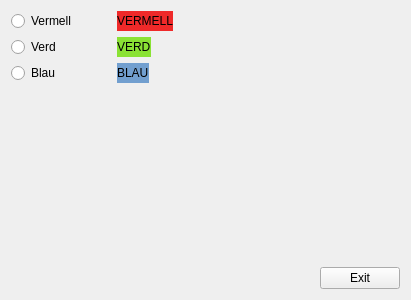
<?xml version="1.0" encoding="UTF-8"?>
<ui version="4.0">
 <class>Form</class>
 <widget class="QWidget" name="Form">
  <property name="geometry">
   <rect>
    <x>0</x>
    <y>0</y>
    <width>411</width>
    <height>300</height>
   </rect>
  </property>
  <property name="windowTitle">
   <string>Form</string>
  </property>
  <layout class="QVBoxLayout" name="verticalLayout">
   <item>
    <layout class="QHBoxLayout" name="horizontalLayout_4">
     <item>
      <layout class="QHBoxLayout" name="horizontalLayout">
       <item>
        <widget class="QRadioButton" name="radioButton">
         <property name="minimumSize">
          <size>
           <width>100</width>
           <height>0</height>
          </size>
         </property>
         <property name="text">
          <string>Vermell</string>
         </property>
        </widget>
       </item>
       <item>
        <widget class="QLabel" name="label">
         <property name="styleSheet">
          <string notr="true">background-color: rgb(239, 41, 41);</string>
         </property>
         <property name="text">
          <string>VERMELL</string>
         </property>
        </widget>
       </item>
       <item>
        <spacer name="horizontalSpacer">
         <property name="orientation">
          <enum>Qt::Horizontal</enum>
         </property>
         <property name="sizeHint" stdset="0">
          <size>
           <width>390</width>
           <height>20</height>
          </size>
         </property>
        </spacer>
       </item>
      </layout>
     </item>
    </layout>
   </item>
   <item>
    <layout class="QHBoxLayout" name="horizontalLayout_5">
     <item>
      <layout class="QHBoxLayout" name="horizontalLayout_2">
       <item>
        <widget class="QRadioButton" name="radioButton_2">
         <property name="minimumSize">
          <size>
           <width>100</width>
           <height>0</height>
          </size>
         </property>
         <property name="text">
          <string>Verd</string>
         </property>
        </widget>
       </item>
       <item>
        <widget class="QLabel" name="label_2">
         <property name="minimumSize">
          <size>
           <width>0</width>
           <height>0</height>
          </size>
         </property>
         <property name="styleSheet">
          <string notr="true">background-color: rgb(138, 226, 52);</string>
         </property>
         <property name="text">
          <string>VERD</string>
         </property>
        </widget>
       </item>
       <item>
        <spacer name="horizontalSpacer_2">
         <property name="orientation">
          <enum>Qt::Horizontal</enum>
         </property>
         <property name="sizeHint" stdset="0">
          <size>
           <width>390</width>
           <height>20</height>
          </size>
         </property>
        </spacer>
       </item>
      </layout>
     </item>
    </layout>
   </item>
   <item>
    <layout class="QHBoxLayout" name="horizontalLayout_6">
     <item>
      <layout class="QHBoxLayout" name="horizontalLayout_3">
       <item>
        <widget class="QRadioButton" name="radioButton_3">
         <property name="minimumSize">
          <size>
           <width>100</width>
           <height>0</height>
          </size>
         </property>
         <property name="text">
          <string>Blau</string>
         </property>
        </widget>
       </item>
       <item>
        <widget class="QLabel" name="label_3">
         <property name="autoFillBackground">
          <bool>false</bool>
         </property>
         <property name="styleSheet">
          <string notr="true">background-color: rgb(114, 159, 207);</string>
         </property>
         <property name="text">
          <string>BLAU</string>
         </property>
        </widget>
       </item>
      </layout>
     </item>
     <item>
      <spacer name="horizontalSpacer_3">
       <property name="orientation">
        <enum>Qt::Horizontal</enum>
       </property>
       <property name="sizeHint" stdset="0">
        <size>
         <width>390</width>
         <height>20</height>
        </size>
       </property>
      </spacer>
     </item>
    </layout>
   </item>
   <item>
    <spacer name="verticalSpacer">
     <property name="orientation">
      <enum>Qt::Vertical</enum>
     </property>
     <property name="sizeHint" stdset="0">
      <size>
       <width>20</width>
       <height>147</height>
      </size>
     </property>
    </spacer>
   </item>
   <item>
    <layout class="QHBoxLayout" name="horizontalLayout_7">
     <item>
      <spacer name="horizontalSpacer_4">
       <property name="orientation">
        <enum>Qt::Horizontal</enum>
       </property>
       <property name="sizeHint" stdset="0">
        <size>
         <width>40</width>
         <height>20</height>
        </size>
       </property>
      </spacer>
     </item>
     <item>
      <widget class="QPushButton" name="pushButton">
       <property name="text">
        <string>Exit</string>
       </property>
      </widget>
     </item>
    </layout>
   </item>
  </layout>
 </widget>
 <resources/>
 <connections>
  <connection>
   <sender>pushButton</sender>
   <signal>clicked()</signal>
   <receiver>Form</receiver>
   <slot>close()</slot>
   <hints>
    <hint type="sourcelabel">
     <x>344</x>
     <y>270</y>
    </hint>
    <hint type="destinationlabel">
     <x>336</x>
     <y>213</y>
    </hint>
   </hints>
  </connection>
  <connection>
   <sender>radioButton_3</sender>
   <signal>clicked(bool)</signal>
   <receiver>label_3</receiver>
   <slot>setEnabled(bool)</slot>
   <hints>
    <hint type="sourcelabel">
     <x>58</x>
     <y>87</y>
    </hint>
    <hint type="destinationlabel">
     <x>141</x>
     <y>88</y>
    </hint>
   </hints>
  </connection>
  <connection>
   <sender>radioButton_3</sender>
   <signal>clicked(bool)</signal>
   <receiver>label_2</receiver>
   <slot>setDisabled(bool)</slot>
   <hints>
    <hint type="sourcelabel">
     <x>68</x>
     <y>81</y>
    </hint>
    <hint type="destinationlabel">
     <x>123</x>
     <y>60</y>
    </hint>
   </hints>
  </connection>
  <connection>
   <sender>radioButton_3</sender>
   <signal>clicked(bool)</signal>
   <receiver>label</receiver>
   <slot>setDisabled(bool)</slot>
   <hints>
    <hint type="sourcelabel">
     <x>47</x>
     <y>84</y>
    </hint>
    <hint type="destinationlabel">
     <x>165</x>
     <y>21</y>
    </hint>
   </hints>
  </connection>
  <connection>
   <sender>radioButton_2</sender>
   <signal>clicked(bool)</signal>
   <receiver>label_2</receiver>
   <slot>setEnabled(bool)</slot>
   <hints>
    <hint type="sourcelabel">
     <x>49</x>
     <y>51</y>
    </hint>
    <hint type="destinationlabel">
     <x>125</x>
     <y>65</y>
    </hint>
   </hints>
  </connection>
  <connection>
   <sender>radioButton_2</sender>
   <signal>clicked(bool)</signal>
   <receiver>label_3</receiver>
   <slot>setDisabled(bool)</slot>
   <hints>
    <hint type="sourcelabel">
     <x>64</x>
     <y>52</y>
    </hint>
    <hint type="destinationlabel">
     <x>143</x>
     <y>99</y>
    </hint>
   </hints>
  </connection>
  <connection>
   <sender>radioButton_2</sender>
   <signal>clicked(bool)</signal>
   <receiver>label</receiver>
   <slot>setDisabled(bool)</slot>
   <hints>
    <hint type="sourcelabel">
     <x>103</x>
     <y>46</y>
    </hint>
    <hint type="destinationlabel">
     <x>132</x>
     <y>28</y>
    </hint>
   </hints>
  </connection>
  <connection>
   <sender>radioButton</sender>
   <signal>clicked(bool)</signal>
   <receiver>label</receiver>
   <slot>setEnabled(bool)</slot>
   <hints>
    <hint type="sourcelabel">
     <x>37</x>
     <y>20</y>
    </hint>
    <hint type="destinationlabel">
     <x>136</x>
     <y>23</y>
    </hint>
   </hints>
  </connection>
  <connection>
   <sender>radioButton</sender>
   <signal>clicked(bool)</signal>
   <receiver>label_2</receiver>
   <slot>setDisabled(bool)</slot>
   <hints>
    <hint type="sourcelabel">
     <x>15</x>
     <y>26</y>
    </hint>
    <hint type="destinationlabel">
     <x>127</x>
     <y>50</y>
    </hint>
   </hints>
  </connection>
  <connection>
   <sender>radioButton</sender>
   <signal>clicked(bool)</signal>
   <receiver>label_3</receiver>
   <slot>setDisabled(bool)</slot>
   <hints>
    <hint type="sourcelabel">
     <x>39</x>
     <y>11</y>
    </hint>
    <hint type="destinationlabel">
     <x>120</x>
     <y>89</y>
    </hint>
   </hints>
  </connection>
 </connections>
</ui>
